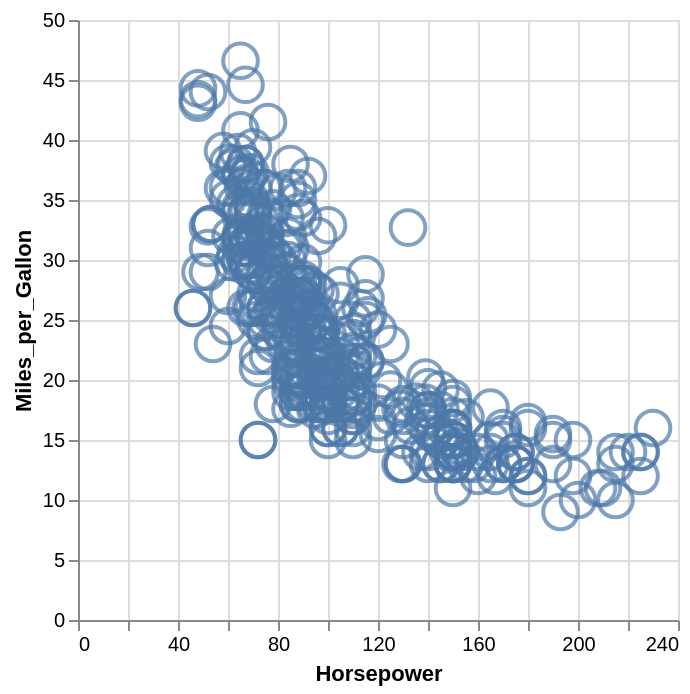

Vega-Lite specification stored for this chart:
### Vega-Lite specification from a JSON file in a GitHub repository (floating-point values rounded to 4 significant figures; data arrays with more than 128 entries replaced by an {"elided": "..."} marker saying what was removed)
{"$schema": "https://vega.github.io/schema/vega-lite/v4.json", "description": "Select multiple points by dragging an interval.", "data": {"values": {"elided": "406 records"}}, "selection": {"paintbrush": {"type": "interval"}}, "mark": "point", "encoding": {"x": {"field": "Horsepower", "type": "quantitative"}, "y": {"field": "Miles_per_Gallon", "type": "quantitative"}, "size": {"condition": {"selection": "paintbrush", "value": 300}, "value": 50}}}
